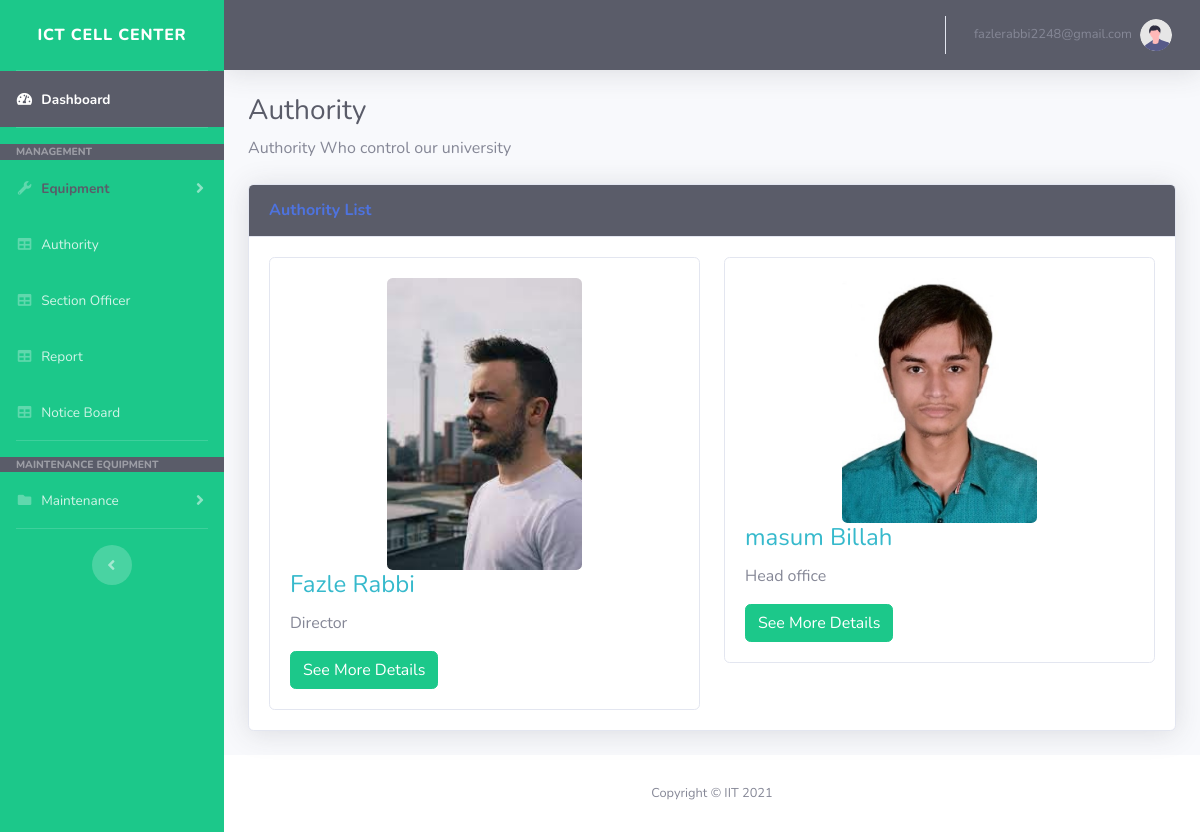
Page /office/authority-details.php (signed in) on the committed database.
### tables this page shows
CREATE TABLE `authority` (
  `autho_id` int(10) NOT NULL,
  `autho_img` varchar(1000) NOT NULL,
  `autho_name` varchar(100) NOT NULL,
  `autho_mobile` varchar(15) NOT NULL,
  `autho_email` varchar(100) NOT NULL,
  `autho_position` varchar(11) NOT NULL,
  `autho_office` varchar(100) NOT NULL,
  `autho_startdate` date NOT NULL
);

### office/authority-details.php (the view, shortened to what this page needs)
<?php  include("includes/header.php"); ?>
<?php  include("includes/navbar.php"); ?>
                <div class="container-fluid">
                    <h1 class="h3 mb-2 text-gray-800 ">Authority </h1>
                    <p class="mb-4 ">
                    	Authority Who control our university
                    </p>
                    <div class="card shadow mb-4">
                        <div class="card-header py-3 bg-dark">
                            <h6 class="m-0 font-weight-bold text-primary">Authority List</h6>
                        </div>
                        <div class="card-body">
                        	    <div class="row" >
      <?php  include("conn.php"); ?>
       <?php
      $sql= "select * from authority";
    $Q=mysqli_query($conn,$sql);
     while($data=mysqli_fetch_assoc($Q)){
     ?>
      <div class="col-lg-6 col-md-6 col-12">
        <div class="card">
             <div class="card-body">
                 <img  class="rounded mx-auto d-block" src="upload/<?php echo $data['autho_img'];?>" alt="rounded-circle" style="width:50%">
             <h4 class="card-title text-info"><?php echo $data['autho_name']?></h4>
             <p class="card-text"><?php echo $data['autho_position']?> </p>
            <form action="authority_full_details.php" method="post">
            <button type="submit" name="details_btn" class="btn  btn-success"> See More Details</button>
            </form>
             </div>
        </div>
      </div>
     <?php } ?>
      </div>
    </div>
                        </div>
                        </div>
                        </div>
<?php  include("includes/footer.php"); ?>

### rows in the picture
authority: autho_img (picture), autho_name "Fazle Rabbi", autho_position "Director"
authority: autho_img (picture), autho_name "masum Billah", autho_position "Head office"

### other values in the picture
$_SESSION['username'] "fazlerabbi2248@gmail.com"
